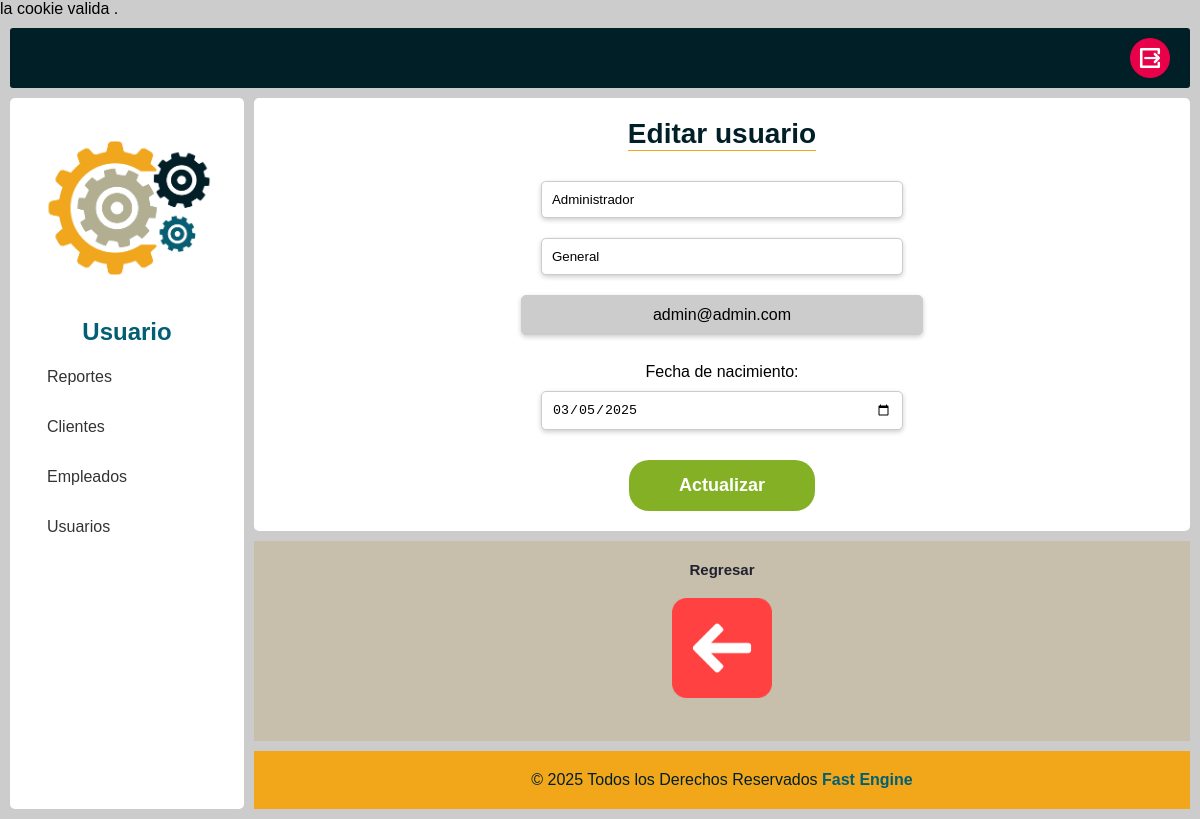
The app's page /editar-usuario.php?id=1 (signed in) with its own data.
### tables this page shows
CREATE TABLE `usuarios` (
  `ID_usuario` int(10) NOT NULL,
  `nombre` varchar(50) NOT NULL,
  `apellido` varchar(50) NOT NULL,
  `email` varchar(50) NOT NULL,
  `contrasena` varchar(100) NOT NULL,
  `fecha_nacimiento` date NOT NULL
);

### editar-usuario.php (the view, shortened to what this page needs)
<!DOCTYPE html>
<html lang="en">
<head>
    <link rel="stylesheet" type="text/css" href="css/style-principal.css">
    <link rel="stylesheet" type="text/css" href="css/style-usuario.css">
</head>
<body>
    <div class="div-1200px">
        <div class="div-flex">
            <div class="container">
                <?php include 'utils/navbar.php' ?>
                <div class="sub-container">
                    <?php
                    include 'utils/sidebar.php';
                    ?>
                    <div class="main-container">
                        <?php
                        require "conn.php";
                        $id_usuario = $_GET["id"];
                        $todos = "SELECT * FROM usuarios WHERE ID_usuario = '$id_usuario' ";
                        $resultado = mysqli_query($conectar, $todos);
                        $fila = $resultado->fetch_array();
                        ?>
                        <div class="main">
                            <h1 class="main-titulo">Editar usuario</h1>
                            <div class="div-usuarios">
                                <div class="div-contenedor">
                                    <div class="div-form">
                                        <form action="guardar-editar-usuario.php" method="post">
                                            <div class="input-update">
                                                <input class="input-form" value="<?php echo $fila['nombre'] ?>" type="text" name="nombre" placeholder="Nombre(s)">
                                                <input class="input-form" value="<?php echo $fila['apellido'] ?>" type="text" name="apellido" placeholder="Apellido">
                                            </div>
                                            <div class="input-update">
                                                <div class="correo">
                                                    <?php echo $fila['email'] ?>
                                                </div>
                                            </div>
                                            <br>
                                            <p class="entrada-label" for="birthdate">Fecha de nacimiento:</p>
                                            <input class="input-form" value="<?php echo $fila['fecha_nacimiento'] ?>" type="date" name="fecha_nacimiento" required>
                                            <div class="div-btn">
                                                <button class="update-btn" type="submit" value=>Actualizar</button>
                                            </div>
                                        </form>
                                    </div>
                                </div>
                            </div>
                        </div>
                        <div class="content2">
                            <h2 class="main-subtitulo">Regresar</h2>
                            <div class="div-add">
                                <a href="ver-usuario.php?id=<?php echo $fila["ID_usuario"]; ?>">
                                    <img src="img/back.png" alt="">
                                </a>
                            </div>
                        </div>
                        <?php include 'utils/footer.php' ?>
                    </div>
                </div>
            </div>
        </div>
    </div>
</body>
</html>

### css/style-principal.css (style rules this page uses)
* { margin: 0; padding: 0; box-sizing: border-box; }
:root { --color1: #ccc; --colorWhite: #ffff; --colorBlack: #202131; --colorHover: #3D3D3D; --color2: #011F26; --color3: #025E73; --color4: #F2A71B; --color5: #BFB78F; --color6: #A5A692; --color7: #84B026; --color8: #D92525; --color9: #C7BEAB; }
body { font-family: Arial, sans-serif; background-color: var(--color1); }
.div-flex { display: flex; justify-items: center; align-items: flex-start; min-height: 100vh; }
.container { width: 100%; display: flex; flex-wrap: wrap; margin: 10px; gap: 10px; font-weight: 17px; }
.container > div { flex: 100%; }
.sub-container { display: flex; flex-wrap: wrap; gap: 10px; }
.main-container { flex: 4; display: flex; flex-wrap: wrap; gap: 10px; }
.main-container > div { flex: 100%; }
.main { min-height: 250px; background-color: var(--colorWhite); padding: 20px; flex-direction: column; align-items: center; text-align: center; }
.main-titulo { color: var(--color2); font-size: 28px; font-weight: bold; margin-bottom: 20px; text-align: center; border-bottom: 1px solid var(--color4); }
.main-subtitulo { color: var(--colorBlack); font-size: 15px; margin-bottom: 20px; text-align: center; }
.content1 , .content2 { min-height: 200px; padding: 20px; background-color: var(--color9); align-items: center; text-align: center; flex: 1; }
.footer p, a { color: var(--color2); margin: 0; }
.sidebar, .main, .content >div { display: flex; justify-content: center; border-radius: 5px; }

### css/style-usuario.css (style rules this page uses)
:root { --color1: #ccc; --colorWhite: #ffff; --colorBlack: #202131; --colorHover: #3D3D3D; --color2: #011F26; --color3: #025E73; --color4: #F2A71B; --color5: #BFB78F; --color6: #A5A692; --color7: #84B026; --color8: #D92525; --color9: #C7BEAB; }
.div-add , .icon { max-width: 100px; margin: auto; }
.div-add img ,.icon img { width: 100%; height: auto; }
.div-add a { background: none; text-decoration: none; }
.input-form { background-color: var(--colorWhite); width: 90%; padding: 10px; margin: 10px 0; border: 1px solid #ccc; border-radius: 5px; box-shadow: 0 2px 5px rgba(0, 0, 0, 0.2); }
.correo { background-color: #ccc; padding: 10px; margin: 10px 0; border: 1px solid #ccc; border-radius: 5px; box-shadow: 0 2px 5px rgba(0, 0, 0, 0.2); }
.input-update { text-align: center; align-items: center; flex-direction: column; }
.update-btn { margin-top: 20px; font-weight: bold; font-size: 18px; background-color: var(--color7); color: var(--colorWhite); border: none; padding: 15px 50px; border-radius: 20px; }

### records on screen
usuarios: nombre "Administrador", apellido "General", email "admin@admin.com", fecha_nacimiento "03/05/2025"

### other values on screen
date ("Y") "2025"
